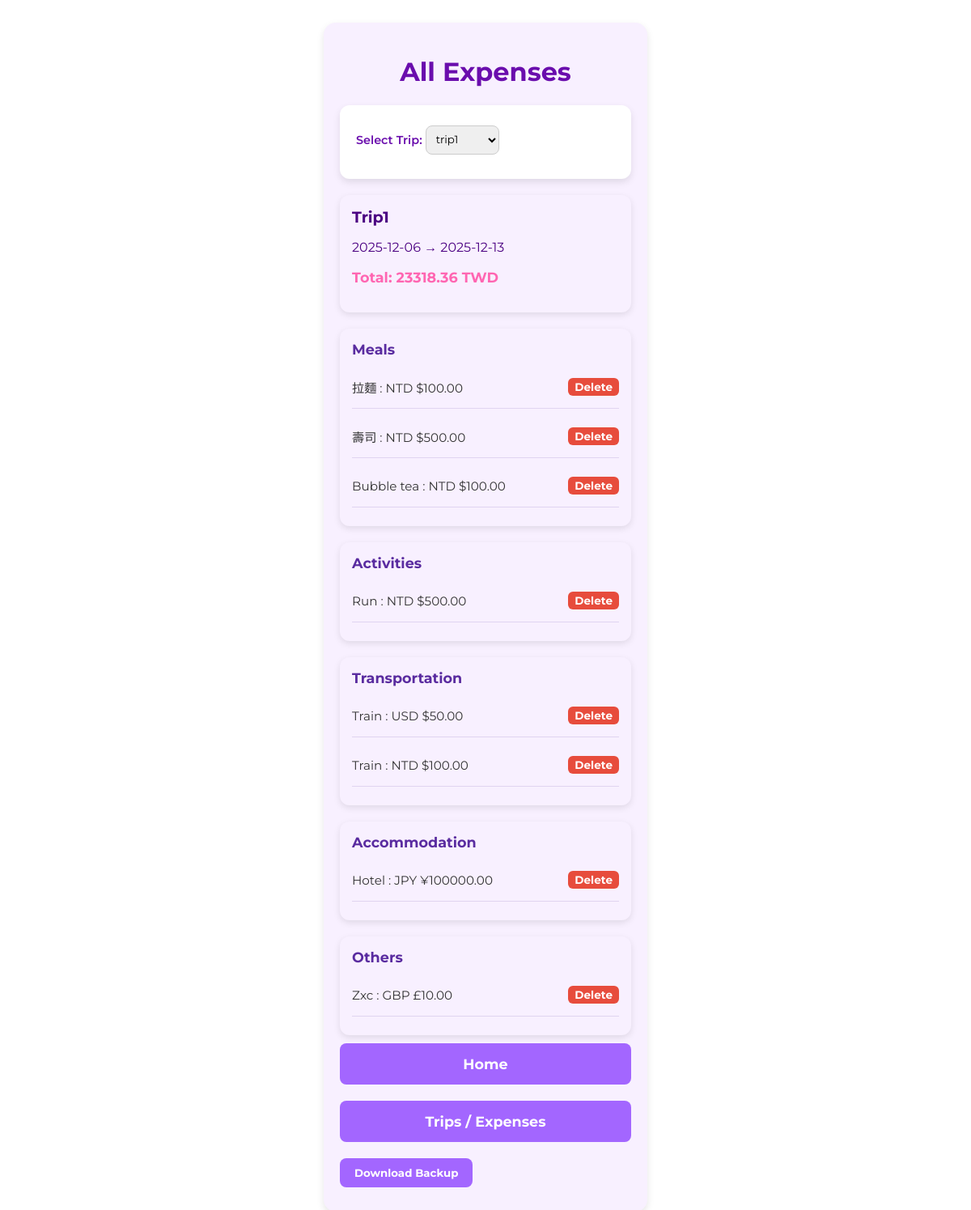
The app's page /viewExpense?trip_id=1, older data.
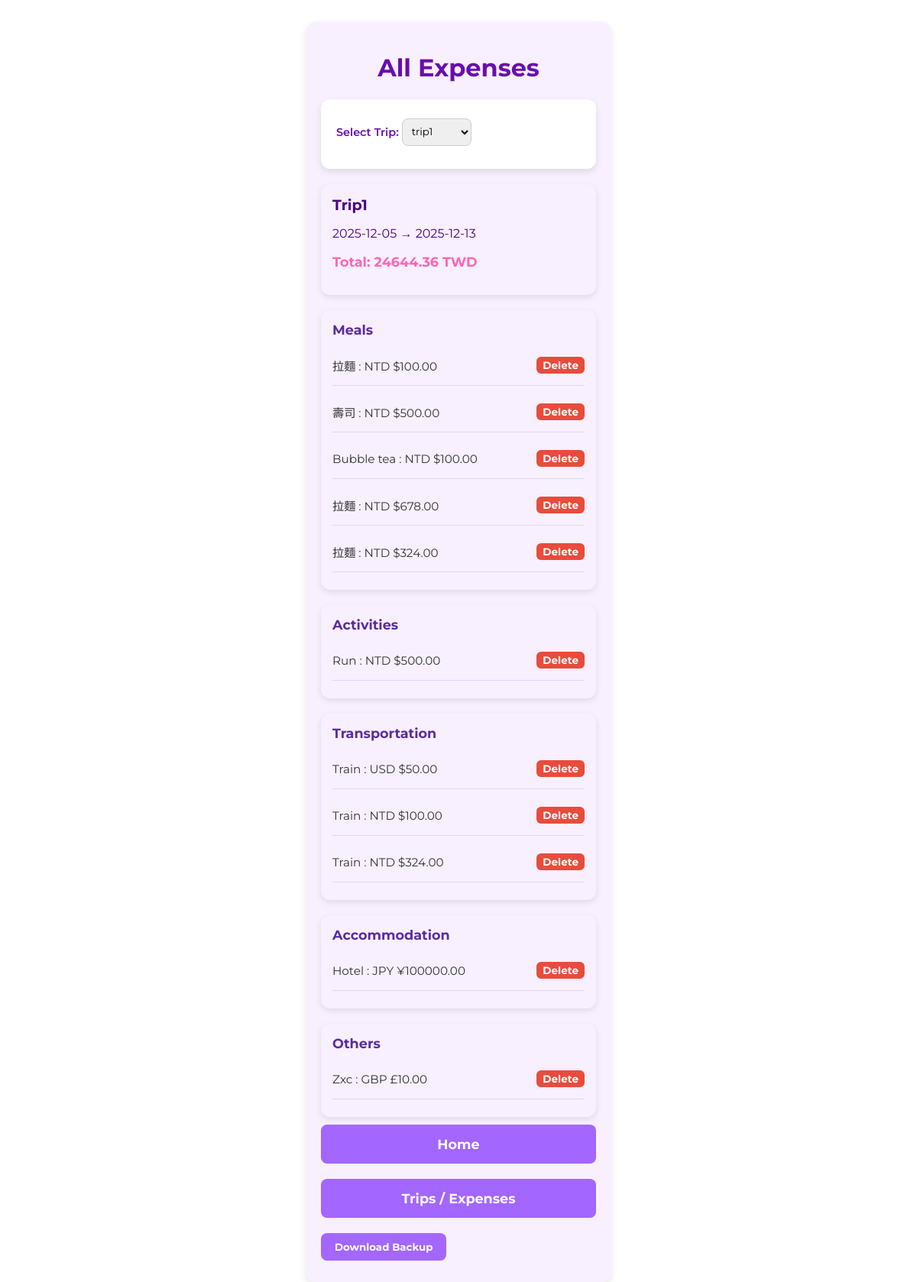
The same page, newer data.
### tables this page shows
CREATE TABLE trips (
            id INTEGER PRIMARY KEY,
            trip_name TEXT UNIQUE,
            start_date TEXT,
            end_date TEXT
        );

CREATE TABLE expenses (
                 id INTEGER PRIMARY KEY, 
                 currency_id INTEGER,
                 method_id INTEGER, 
                 category_id INTEGER,
                 trip_id INTEGER,
                 item TEXT, 
                 amount REAL, 
                 FOREIGN KEY(currency_id) REFERENCES currensies(id),
                 FOREIGN KEY(method_id) REFERENCES paymentMethods(id),
                 FOREIGN KEY(category_id) REFERENCES categories(id),
                 FOREIGN KEY(trip_id) REFERENCES trips(id)
                );

CREATE TABLE categories (
            id INTEGER PRIMARY KEY,
            cat_name TEXT UNIQUE,
            order_index INTEGER
        );

CREATE TABLE currencies (
                 id INTEGER PRIMARY KEY, 
                 code TEXT UNIQUE, 
                 currency_name TEXT,
                 symbol TEXT,
                 is_base INTEGER DEFAULT 0
                );

### app.py (the view)
@app.route('/viewExpense')
def viewExpense():
    trips = []
    trip = None
    expenses = []
    grouped_expenses = {}
    total_in_base = 0
    modal_message = ""
    trip_id = request.args.get('trip_id', type=int)
    try:
        with sqlite3.connect(DB_FILE) as conn:
            c = conn.cursor()
            try:
                c.execute('SELECT id, trip_name FROM trips ORDER BY start_date')
                trips = [{'id': r[0], 'trip_name': r[1]} for r in c.fetchall()]
            except sqlite3.DatabaseError:
                modal_message = "Failed to fetch trips."
            if trip_id:
                try:
                    c.execute('SELECT id, trip_name, start_date, end_date FROM trips WHERE id = ?', (trip_id,))
                    row = c.fetchone()
                    if row:
                        trip = {
                            'id': row[0],
                            'trip_name': row[1],
                            'start_date': row[2],
                            'end_date': row[3]
                        }
                    else:
                        modal_message = "Selected trip not found."
                        trip_id = None  # prevent further queries
                    if trip:
                        c.execute('''
                            SELECT SUM(e.amount * r.rate_to_base)
                            FROM expenses e
                            JOIN exchange_rates r ON e.currency_id = r.currency_id
                            WHERE e.trip_id = ?
                        ''', (trip_id,))
                        total_in_base = c.fetchone()[0] or 0
                        c.execute('''
                            SELECT e.id, c.cat_name, e.item, e.amount, cu.code, cu.symbol
                            FROM expenses e
                            JOIN categories c ON e.category_id = c.id
                            JOIN currencies cu ON e.currency_id = cu.id
                            WHERE e.trip_id = ?
                            ORDER BY c.order_index
                        ''', (trip_id,))
                        rows = c.fetchall()
                        for e in rows:
                            expense = {
                                'id': e[0],
                                'category': e[1],
                                'item': e[2],
                                'amount': e[3],
                                'code': e[4],
                                'symbol': e[5]
                            }
                            expenses.append(expense)
                            grouped_expenses.setdefault(e[1], []).append(expense)
                except sqlite3.DatabaseError:
                    modal_message = "Failed to fetch selected trip details or expenses."
    except sqlite3.DatabaseError:
        modal_message = "Database connection failed."
    return render_template(
        'viewExpense.html',
        trips=trips,
        selected_trip=trip_id,
        trip=trip,
        grouped_expenses=grouped_expenses,
        expenses=expenses,
        total_in_base=total_in_base,
        modal_message=modal_message
    )

### templates/viewExpense.html (shortened to what this page needs)
<!DOCTYPE html>
<html lang="en">
<head>
    <link rel="stylesheet" href="{{ url_for('static', filename='style.css') }}">
</head>
<body>
    <div class="container">
        <h1>All Expenses</h1>
        <form method="GET" class="form-box">
            <label>
                Select Trip:
                <select name="trip_id" onchange="this.form.submit()">
                    {% for trip in trips %}
                        <option value="{{ trip.id }}" {% if selected_trip == trip.id %}selected{% endif %}>
                        {{ trip.trip_name }}
                        </option>
                    {% endfor %}
                </select>
            </label>
        </form>
        {% if trip %}
        <div class="category-card" style="margin-bottom: 20px;">
            <h3 class="trip-name">{{ trip.trip_name|title }}</h3>
            <p class="trip-date">
                {{ trip.start_date }} → {{ trip.end_date }}
            </p>
            <p class="trip-total">
                Total: {{ "%.2f"|format(total_in_base) }} TWD
            </p>
        </div>
        {% endif %}
        {% if grouped_expenses %}
            <div class="categories-container">
                {% for cat, expenses in grouped_expenses.items() %}
                    <div class="category-card">
                        <h3 class="category-title">{{ cat|capitalize }}</h3>
                        <ul class="expense-list">
                            {% for e in expenses %}
                                <li class="expense-row">
                                    <span class="expense-text">
                                        {{ e.item|capitalize }} : {{ e.code }} {{ e.symbol }}{{ "%.2f"|format(e.amount) }}
                                    </span>
                                    <button type="button"
                                            class="btn btn-delete-expense btn-small"
                                            data-id="{{ e.id }}"
                                            data-item="{{ e.item }}">
                                        Delete
                                    </button>
                                </li>
                            {% endfor %}
                        </ul>
                    </div>
                {% endfor %}
            </div>
        {% else %}
            <p>No Expense for this trip.</p>
        {% endif %}
        <a href="{{ url_for('index') }}">
            <button type="button" class="btn btn-large">Home</button>
        </a>
        <a href="{{ url_for('tripSelection') }}">
            <button type="button" class="btn btn-large">Trips / Expenses</button>
        </a>
        <a href="{{ url_for('downloadBackup') }}">
        <button type="button" class="btn">
            Download Backup
        </button>
</a>
    </div>
</body>
</html>

### static/style.css (style rules this page uses)
* { box-sizing: border-box; }
body { background-color: #fff; font-family: 'Montserrat', sans-serif; color: #4B0082; display: flex; justify-content: center; padding: 20px; }
button, input, select, textarea { font-family: inherit; }
.trip-total { font-size: 1.1rem; font-weight: bold; color: #ff66b2; }
.container { width: 400px; background-color: #f8f0ff; padding: 20px; border-radius: 15px; box-shadow: 0 4px 10px rgba(0, 0, 0, 0.1); }
h1 { text-align: center; color: #6a0dad; }
.form-box { display: flex; flex-direction: column; margin-bottom: 20px; }
label { margin-bottom: 10px; }
input, select { border-radius: 8px; border: 1px solid #ccc; }
.trip-name { font-size: 1.2em; font-weight: bold; margin: 0; }
select { padding: 8px; border-radius: 8px; border: 1px solid #ccc; margin-top: 5px; }
.form-box label { font-size: 0.9em; font-weight: 600; color: #6a0dad; }
.form-box { background-color: #fff; padding: 20px; border-radius: 12px; box-shadow: 0 4px 10px rgba(0,0,0,0.1); max-width: 500px; margin: 20px auto; }
.btn { background-color: #a366ff; color: white; border: none; padding: 10px 18px; margin: 10px 0; border-radius: 8px; cursor: pointer; font-weight: bold; text-decoration: none; white-space: nowrap; text-align: center; display: inline-block; }
.btn-delete-expense { background-color: #e74c3c; }
.btn-large { width: 100%; padding: 15px; font-size: 1.1em; }
.btn-small { font-size: 0.85rem; padding: 3px 8px; border-radius: 6px; }
.categories-container { display: flex; flex-wrap: wrap; gap: 20px; }
.category-card { width: 100%; background-color: #f8f0ff; padding: 15px; border-radius: 12px; box-shadow: 0 3px 8px rgba(0,0,0,0.1); }
.category-title { margin-top: 0; margin-bottom: 10px; font-size: 1.1rem; color: #5a2ca0; }
.expense-list { list-style: none; padding: 0; margin: 0; }
.expense-row { display: flex; justify-content: space-between; align-items: center; margin-bottom: 8px; padding: 5px 0; border-bottom: 1px solid #e0d4f0; }
.expense-text { font-size: 0.95rem; color: #333; }

Row changes from the older to the newer data that the page shows:
changed trips "Trip1": start_date "2025-12-06" → "2025-12-05"
added expenses: item "拉麵", code "NTD", symbol "$", amount "678.00", shown under "Meals"
added expenses: item "拉麵", code "NTD", symbol "$", amount "324.00", shown under "Meals"
added expenses: item "Train", code "NTD", symbol "$", amount "324.00", shown under "Transportation"
Text that changed along with them:
{{ "%.2f"|format(total_in_base) }}: "23318.36" → "24644.36"
